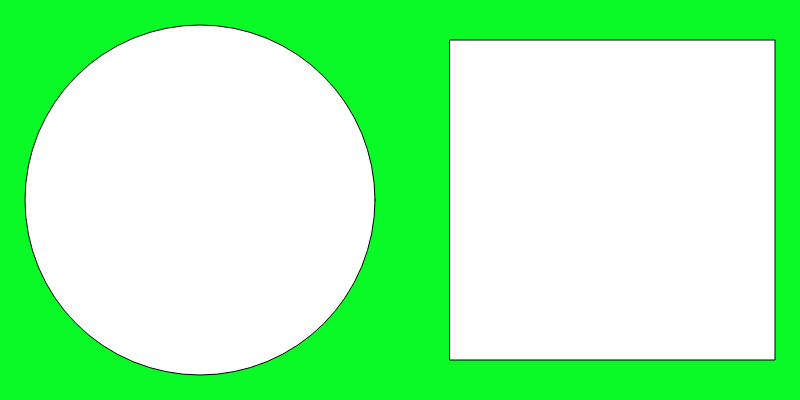
Frame 1 (no input)
Frame 60 (no input): identical to frame 1, image omitted
Frame 120 (the mouse pressed at the canvas centre since frame 60): identical to frame 1, image omitted

The p5.js sketch that drew this single still picture (run headless with seeded random() and noise() and a simulated clock; from frame 60 on, the mouse is pressed at the canvas centre):

// p5.js sketch
// ── sketch.js
//Remeber to save CTRL+S to update Chrome tab
function setup() {
  createCanvas(800, 400);
}

function draw() {
  background(10, 250, 40);
  circle(200,200,350)
  rect(450,40,325,320)
}
